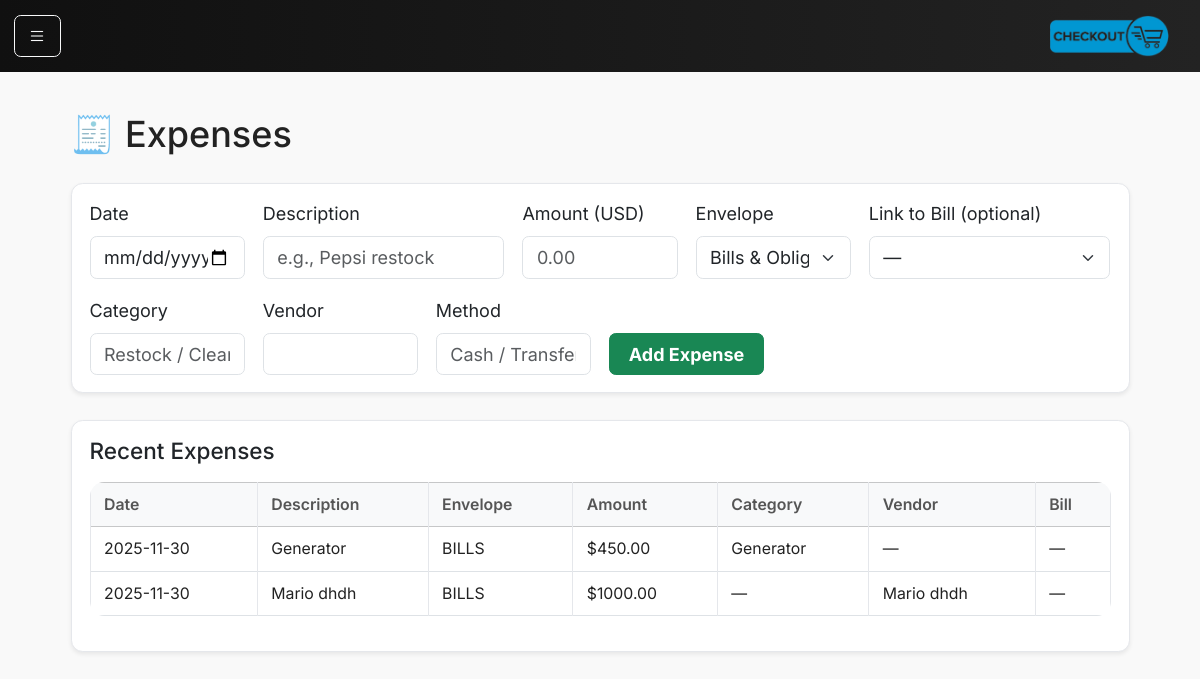
/expenses, run on the app's committed database.
### models.py (models this page shows)
class Expense(db.Model):
    __tablename__ = "expenses"
    id = db.Column(db.Integer, primary_key=True)
    date = db.Column(db.Date, nullable=False)                           # expense date
    description = db.Column(db.String(255), nullable=False)
    amount_cents = db.Column(db.Integer, nullable=False)
    category = db.Column(db.String(64))                                  # Restock, Cleaning, Maintenance,...
    vendor = db.Column(db.String(128))
    payment_method = db.Column(db.String(32))                            # Cash/Transfer/Other
    envelope_id = db.Column(db.Integer, db.ForeignKey("envelopes.id"), nullable=False)
    bill_id = db.Column(db.Integer, db.ForeignKey("fixed_bills.id"))    # nullable
    created_at = db.Column(db.DateTime, default=datetime.utcnow)
    envelope = db.relationship("Envelope", lazy=True)
    bill = db.relationship("FixedBill", lazy=True)

class Envelope(db.Model):
    __tablename__ = "envelopes"
    id = db.Column(db.Integer, primary_key=True)
    code = db.Column(db.String(32), unique=True, nullable=False)
    name = db.Column(db.String(64), nullable=False)
    balance_cents = db.Column(db.Integer, nullable=False, default=0)
    created_at = db.Column(db.DateTime, default=datetime.utcnow)
    updated_at = db.Column(db.DateTime, default=datetime.utcnow, onupdate=datetime.utcnow)

### main.py (the view, shortened to what this page needs)
@app.route("/expenses", methods=["GET", "POST"])
def expenses():
    ensure_default_envelopes()
    all_exp = db.session.execute(
        db.select(Expense).order_by(Expense.date.desc(), Expense.created_at.desc())
    ).scalars().all()
    bills = db.session.execute(db.select(FixedBill).order_by(FixedBill.name)).scalars().all()
    envelopes = db.session.execute(db.select(Envelope).where(Envelope.code.in_(["BILLS","SPEND"]))).scalars().all()
    return render_template("expenses.html", expenses=all_exp, bills=bills, envelopes=envelopes, currency=CURRENCY)

### helpers.py (called while the page is built)
def ensure_default_envelopes():
    required = [
        ("BILLS", "Bills & Obligations"),
        ("SPEND", "Spend & Restock"),
    ]
    for code, name in required:
        exists = db.session.scalar(
            db.select(db.func.count()).select_from(Envelope).where(Envelope.code == code)
        )
        if exists == 0:
            db.session.add(Envelope(code=code, name=name, balance_cents=0))
    db.session.commit()

### main.py (called while the page is built)
@app.context_processor
def inject_request():
    return dict(request=request)

### templates/expenses.html (shortened to what this page needs)
{% extends "base.html" %}
{% block content %}
<div class="container-fluid py-4">
  <div class="d-flex justify-content-between align-items-center mb-3">
    <h2>🧾 Expenses</h2>
  </div>
  <div class="card shadow-sm mb-4">
    <div class="card-body">
      <form method="POST" class="row g-3 align-items-end">
        <div class="col-md-2">
          <label class="form-label">Date</label>
          <input type="date" name="date" class="form-control" value="{{ (today or None) or '' }}" required>
        </div>
        <div class="col-md-3">
          <label class="form-label">Description</label>
          <input type="text" name="description" class="form-control" placeholder="e.g., Pepsi restock" required>
        </div>
        <div class="col-md-2">
          <label class="form-label">Amount (USD)</label>
          <input type="number" step="0.01" name="amount" class="form-control" placeholder="0.00" required>
        </div>
        <div class="col-md-2">
          <label class="form-label">Envelope</label>
          <select name="envelope_code" class="form-select" required>
            {% for e in envelopes %}
              <option value="{{ e.code }}">{{ e.name }}</option>
            {% endfor %}
          </select>
        </div>
        <div class="col-md-3">
          <label class="form-label">Link to Bill (optional)</label>
          <select name="bill_id" class="form-select">
            <option value="">—</option>
          </select>
        </div>
        <div class="col-md-2">
          <label class="form-label">Category</label>
          <input type="text" name="category" class="form-control" placeholder="Restock / Cleaning / ...">
        </div>
        <div class="col-md-2">
          <label class="form-label">Vendor</label>
          <input type="text" name="vendor" class="form-control">
        </div>
        <div class="col-md-2">
          <label class="form-label">Method</label>
          <input type="text" name="payment_method" class="form-control" placeholder="Cash / Transfer">
        </div>
        <div class="col-md-2 text-end">
          <button type="submit" class="btn btn-success w-100 fw-bold">Add Expense</button>
        </div>
      </form>
    </div>
  </div>
  <div class="card shadow-sm">
    <div class="card-body">
      <h5 class="mb-3">Recent Expenses</h5>
      <div class="table-responsive">
        <table class="table table-bordered align-middle">
          <thead class="table-light">
            <tr>
              <th>Date</th>
              <th>Description</th>
              <th>Envelope</th>
              <th>Amount</th>
              <th>Category</th>
              <th>Vendor</th>
              <th>Bill</th>
            </tr>
          </thead>
          <tbody>
            {% for x in expenses %}
              <tr>
                <td>{{ x.date }}</td>
                <td>{{ x.description }}</td>
                <td>{{ x.envelope.code }}</td>
                <td>${{ '%.2f' % (x.amount_cents/100) }}</td>
                <td>{{ x.category or '—' }}</td>
                <td>{{ x.vendor or '—' }}</td>
                <td>{{ x.bill.name if x.bill else '—' }}</td>
              </tr>
            {% else %}
              <tr><td colspan="7" class="text-center text-muted">No expenses yet.</td></tr>
            {% endfor %}
          </tbody>
        </table>
      </div>
    </div>
  </div>
</div>
{% endblock %}

### static/main.css (style rules this page uses)
html, body { font-family: 'Inter', sans-serif; background-color: #f6f8fb; color: #222; font-size: 18px; padding-top: 25px; background-color: #f9f9f9; }
.card { border-radius: 1rem; }
.table { border-radius: 0.8rem; overflow: hidden; }
.table th { color: #555; font-weight: 600; }
.table td { color: #222; }
:root { --ccg-accent: #0d6efd; --ccg-muted: #6c757d; --ccg-card-bg: #ffffff; --ccg-card-br: #e9ecef; }
.table> :not(caption)>*>* { vertical-align: middle; }
.table { font-size: 0.88rem; color: #212529; }
.table> :not(caption)>*>* { vertical-align: middle; padding: 0.55rem 0.75rem; border-color: #e5e7eb; }
.card { border: 1px solid #e5e7eb; border-radius: 0.65rem; }
.card-body { padding: 0.9rem 1rem; }

### data on the page
Expense: date "2025-11-30", description "Generator", envelope.code "BILLS", x.amount_cents/100 "450.00", category "Generator", vendor "—", bill "—"
Expense: date "2025-11-30", description "Mario dhdh", envelope.code "BILLS", x.amount_cents/100 "1000.00", category "—", vendor "Mario dhdh", bill "—"

### other printed values
form field envelope_code "Bills & Obligations"
